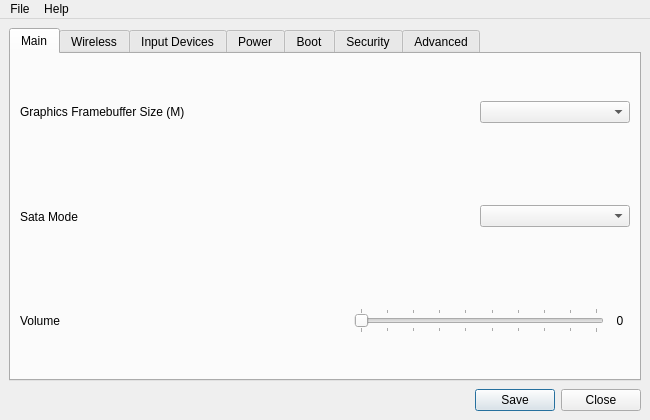
<?xml version="1.0" encoding="UTF-8"?>
<ui version="4.0">
 <class>corevantage</class>
 <widget class="QMainWindow" name="corevantage">
  <property name="geometry">
   <rect>
    <x>0</x>
    <y>0</y>
    <width>650</width>
    <height>420</height>
   </rect>
  </property>
  <property name="sizePolicy">
   <sizepolicy hsizetype="Fixed" vsizetype="Fixed">
    <horstretch>0</horstretch>
    <verstretch>0</verstretch>
   </sizepolicy>
  </property>
  <property name="minimumSize">
   <size>
    <width>650</width>
    <height>420</height>
   </size>
  </property>
  <property name="maximumSize">
   <size>
    <width>650</width>
    <height>420</height>
   </size>
  </property>
  <property name="focusPolicy">
   <enum>Qt::NoFocus</enum>
  </property>
  <property name="windowTitle">
   <string>corevantage</string>
  </property>
  <widget class="QWidget" name="centralwidget">
   <layout class="QVBoxLayout" name="verticalLayout">
    <property name="spacing">
     <number>8</number>
    </property>
    <item>
     <widget class="QTabWidget" name="tabWidget">
      <property name="autoFillBackground">
       <bool>false</bool>
      </property>
      <property name="currentIndex">
       <number>0</number>
      </property>
      <widget class="QWidget" name="tab_1">
       <attribute name="title">
        <string>Main</string>
       </attribute>
       <layout class="QVBoxLayout" name="verticalLayout_2">
        <item>
         <layout class="QHBoxLayout" name="horizontalLayout">
          <item>
           <widget class="QLabel" name="gfxLabel">
            <property name="sizePolicy">
             <sizepolicy hsizetype="Preferred" vsizetype="Expanding">
              <horstretch>0</horstretch>
              <verstretch>0</verstretch>
             </sizepolicy>
            </property>
            <property name="layoutDirection">
             <enum>Qt::LeftToRight</enum>
            </property>
            <property name="text">
             <string>Graphics Framebuffer Size (M)</string>
            </property>
            <property name="alignment">
             <set>Qt::AlignLeading|Qt::AlignLeft|Qt::AlignVCenter</set>
            </property>
            <property name="margin">
             <number>5</number>
            </property>
           </widget>
          </item>
          <item>
           <widget class="QComboBox" name="gfxCombo">
            <property name="maximumSize">
             <size>
              <width>150</width>
              <height>16777215</height>
             </size>
            </property>
           </widget>
          </item>
         </layout>
        </item>
        <item>
         <layout class="QHBoxLayout" name="horizontalLayout_2">
          <item>
           <widget class="QLabel" name="sataLabel">
            <property name="sizePolicy">
             <sizepolicy hsizetype="Preferred" vsizetype="Expanding">
              <horstretch>0</horstretch>
              <verstretch>0</verstretch>
             </sizepolicy>
            </property>
            <property name="layoutDirection">
             <enum>Qt::LeftToRight</enum>
            </property>
            <property name="text">
             <string>Sata Mode</string>
            </property>
            <property name="alignment">
             <set>Qt::AlignLeading|Qt::AlignLeft|Qt::AlignVCenter</set>
            </property>
            <property name="margin">
             <number>5</number>
            </property>
           </widget>
          </item>
          <item>
           <widget class="QComboBox" name="sataCombo">
            <property name="maximumSize">
             <size>
              <width>150</width>
              <height>16777215</height>
             </size>
            </property>
           </widget>
          </item>
         </layout>
        </item>
        <item>
         <layout class="QHBoxLayout" name="horizontalLayout_3">
          <item>
           <widget class="QLabel" name="volumeLabel">
            <property name="sizePolicy">
             <sizepolicy hsizetype="Preferred" vsizetype="Expanding">
              <horstretch>0</horstretch>
              <verstretch>0</verstretch>
             </sizepolicy>
            </property>
            <property name="layoutDirection">
             <enum>Qt::LeftToRight</enum>
            </property>
            <property name="text">
             <string>Volume</string>
            </property>
            <property name="alignment">
             <set>Qt::AlignLeading|Qt::AlignLeft|Qt::AlignVCenter</set>
            </property>
            <property name="margin">
             <number>5</number>
            </property>
           </widget>
          </item>
          <item>
           <widget class="QSlider" name="volumeSlider">
            <property name="sizePolicy">
             <sizepolicy hsizetype="Expanding" vsizetype="Maximum">
              <horstretch>0</horstretch>
              <verstretch>0</verstretch>
             </sizepolicy>
            </property>
            <property name="maximumSize">
             <size>
              <width>250</width>
              <height>16777215</height>
             </size>
            </property>
            <property name="maximum">
             <number>9</number>
            </property>
            <property name="orientation">
             <enum>Qt::Horizontal</enum>
            </property>
            <property name="tickPosition">
             <enum>QSlider::TicksBothSides</enum>
            </property>
           </widget>
          </item>
          <item>
           <widget class="QLabel" name="volumeValue">
            <property name="maximumSize">
             <size>
              <width>20</width>
              <height>16777215</height>
             </size>
            </property>
            <property name="text">
             <string>0</string>
            </property>
            <property name="alignment">
             <set>Qt::AlignCenter</set>
            </property>
           </widget>
          </item>
         </layout>
        </item>
       </layout>
      </widget>
      <widget class="QWidget" name="tab_2">
       <attribute name="title">
        <string>Wireless</string>
       </attribute>
       <layout class="QGridLayout" name="gridLayout_2">
        <item row="0" column="0">
         <layout class="QVBoxLayout" name="verticalLayout_3">
          <item>
           <layout class="QHBoxLayout" name="horizontalLayout_6">
            <item>
             <widget class="QLabel" name="wlanLabel">
              <property name="sizePolicy">
               <sizepolicy hsizetype="Preferred" vsizetype="Expanding">
                <horstretch>0</horstretch>
                <verstretch>0</verstretch>
               </sizepolicy>
              </property>
              <property name="maximumSize">
               <size>
                <width>16777215</width>
                <height>16777215</height>
               </size>
              </property>
              <property name="layoutDirection">
               <enum>Qt::LeftToRight</enum>
              </property>
              <property name="text">
               <string>Wireless LAN</string>
              </property>
              <property name="alignment">
               <set>Qt::AlignLeading|Qt::AlignLeft|Qt::AlignVCenter</set>
              </property>
              <property name="margin">
               <number>5</number>
              </property>
             </widget>
            </item>
            <item>
             <widget class="QCheckBox" name="wlanBox">
              <property name="maximumSize">
               <size>
                <width>115</width>
                <height>16777215</height>
               </size>
              </property>
              <property name="layoutDirection">
               <enum>Qt::LeftToRight</enum>
              </property>
              <property name="text">
               <string>Enabled</string>
              </property>
             </widget>
            </item>
           </layout>
          </item>
          <item>
           <layout class="QHBoxLayout" name="horizontalLayout_7">
            <item>
             <widget class="QLabel" name="btLabel">
              <property name="sizePolicy">
               <sizepolicy hsizetype="Preferred" vsizetype="Expanding">
                <horstretch>0</horstretch>
                <verstretch>0</verstretch>
               </sizepolicy>
              </property>
              <property name="maximumSize">
               <size>
                <width>16777215</width>
                <height>16777215</height>
               </size>
              </property>
              <property name="layoutDirection">
               <enum>Qt::LeftToRight</enum>
              </property>
              <property name="text">
               <string>Bluetooth</string>
              </property>
              <property name="alignment">
               <set>Qt::AlignLeading|Qt::AlignLeft|Qt::AlignVCenter</set>
              </property>
              <property name="margin">
               <number>5</number>
              </property>
             </widget>
            </item>
            <item>
             <widget class="QCheckBox" name="btBox">
              <property name="maximumSize">
               <size>
                <width>115</width>
                <height>16777215</height>
               </size>
              </property>
              <property name="text">
               <string>Enabled</string>
              </property>
             </widget>
            </item>
           </layout>
          </item>
          <item>
           <layout class="QHBoxLayout" name="horizontalLayout_8">
            <item>
             <widget class="QLabel" name="wwanLabel">
              <property name="sizePolicy">
               <sizepolicy hsizetype="Preferred" vsizetype="Expanding">
                <horstretch>0</horstretch>
                <verstretch>0</verstretch>
               </sizepolicy>
              </property>
              <property name="maximumSize">
               <size>
                <width>16777215</width>
                <height>16777215</height>
               </size>
              </property>
              <property name="layoutDirection">
               <enum>Qt::LeftToRight</enum>
              </property>
              <property name="text">
               <string>Wireless WAN</string>
              </property>
              <property name="alignment">
               <set>Qt::AlignLeading|Qt::AlignLeft|Qt::AlignVCenter</set>
              </property>
              <property name="margin">
               <number>5</number>
              </property>
             </widget>
            </item>
            <item>
             <widget class="QCheckBox" name="wwanBox">
              <property name="maximumSize">
               <size>
                <width>115</width>
                <height>16777215</height>
               </size>
              </property>
              <property name="text">
               <string>Enabled</string>
              </property>
             </widget>
            </item>
           </layout>
          </item>
         </layout>
        </item>
       </layout>
      </widget>
      <widget class="QWidget" name="tab_3">
       <attribute name="title">
        <string>Input Devices</string>
       </attribute>
       <layout class="QVBoxLayout" name="verticalLayout_4">
        <item>
         <layout class="QHBoxLayout" name="horizontalLayout_9">
          <item>
           <widget class="QLabel" name="trackpointLabel">
            <property name="sizePolicy">
             <sizepolicy hsizetype="Preferred" vsizetype="Expanding">
              <horstretch>0</horstretch>
              <verstretch>0</verstretch>
             </sizepolicy>
            </property>
            <property name="maximumSize">
             <size>
              <width>16777215</width>
              <height>16777215</height>
             </size>
            </property>
            <property name="layoutDirection">
             <enum>Qt::LeftToRight</enum>
            </property>
            <property name="text">
             <string>Trackpoint</string>
            </property>
            <property name="alignment">
             <set>Qt::AlignLeading|Qt::AlignLeft|Qt::AlignVCenter</set>
            </property>
            <property name="margin">
             <number>5</number>
            </property>
           </widget>
          </item>
          <item>
           <widget class="QCheckBox" name="trackpointBox">
            <property name="maximumSize">
             <size>
              <width>115</width>
              <height>16777215</height>
             </size>
            </property>
            <property name="layoutDirection">
             <enum>Qt::LeftToRight</enum>
            </property>
            <property name="text">
             <string>Enabled</string>
            </property>
           </widget>
          </item>
         </layout>
        </item>
        <item>
         <layout class="QHBoxLayout" name="horizontalLayout_19">
          <item>
           <widget class="QLabel" name="touchpadLabel">
            <property name="sizePolicy">
             <sizepolicy hsizetype="Preferred" vsizetype="Expanding">
              <horstretch>0</horstretch>
              <verstretch>0</verstretch>
             </sizepolicy>
            </property>
            <property name="maximumSize">
             <size>
              <width>16777215</width>
              <height>16777215</height>
             </size>
            </property>
            <property name="layoutDirection">
             <enum>Qt::LeftToRight</enum>
            </property>
            <property name="text">
             <string>Touchpad</string>
            </property>
            <property name="alignment">
             <set>Qt::AlignLeading|Qt::AlignLeft|Qt::AlignVCenter</set>
            </property>
            <property name="margin">
             <number>5</number>
            </property>
           </widget>
          </item>
          <item>
           <widget class="QCheckBox" name="touchpadBox">
            <property name="maximumSize">
             <size>
              <width>115</width>
              <height>16777215</height>
             </size>
            </property>
            <property name="text">
             <string>Enabled</string>
            </property>
           </widget>
          </item>
         </layout>
        </item>
        <item>
         <layout class="QHBoxLayout" name="horizontalLayout_10">
          <item>
           <widget class="QLabel" name="swapLabel">
            <property name="sizePolicy">
             <sizepolicy hsizetype="Preferred" vsizetype="Expanding">
              <horstretch>0</horstretch>
              <verstretch>0</verstretch>
             </sizepolicy>
            </property>
            <property name="maximumSize">
             <size>
              <width>16777215</width>
              <height>16777215</height>
             </size>
            </property>
            <property name="layoutDirection">
             <enum>Qt::LeftToRight</enum>
            </property>
            <property name="text">
             <string>Function-Control Swap</string>
            </property>
            <property name="alignment">
             <set>Qt::AlignLeading|Qt::AlignLeft|Qt::AlignVCenter</set>
            </property>
            <property name="margin">
             <number>5</number>
            </property>
           </widget>
          </item>
          <item>
           <widget class="QCheckBox" name="swapBox">
            <property name="enabled">
             <bool>true</bool>
            </property>
            <property name="maximumSize">
             <size>
              <width>115</width>
              <height>16777215</height>
             </size>
            </property>
            <property name="text">
             <string>Enabled</string>
            </property>
           </widget>
          </item>
         </layout>
        </item>
        <item>
         <layout class="QHBoxLayout" name="horizontalLayout_11">
          <item>
           <widget class="QLabel" name="stickyLabel">
            <property name="sizePolicy">
             <sizepolicy hsizetype="Preferred" vsizetype="Expanding">
              <horstretch>0</horstretch>
              <verstretch>0</verstretch>
             </sizepolicy>
            </property>
            <property name="maximumSize">
             <size>
              <width>16777215</width>
              <height>16777215</height>
             </size>
            </property>
            <property name="layoutDirection">
             <enum>Qt::LeftToRight</enum>
            </property>
            <property name="text">
             <string>Sticky Function Key</string>
            </property>
            <property name="alignment">
             <set>Qt::AlignLeading|Qt::AlignLeft|Qt::AlignVCenter</set>
            </property>
            <property name="margin">
             <number>5</number>
            </property>
           </widget>
          </item>
          <item>
           <widget class="QCheckBox" name="stickyBox">
            <property name="maximumSize">
             <size>
              <width>115</width>
              <height>16777215</height>
             </size>
            </property>
            <property name="text">
             <string>Enabled</string>
            </property>
           </widget>
          </item>
         </layout>
        </item>
       </layout>
      </widget>
      <widget class="QWidget" name="tab_4">
       <attribute name="title">
        <string>Power</string>
       </attribute>
       <layout class="QVBoxLayout" name="verticalLayout_5">
        <item>
         <layout class="QHBoxLayout" name="horizontalLayout_23">
          <item>
           <widget class="QLabel" name="gfxCardLabel">
            <property name="sizePolicy">
             <sizepolicy hsizetype="Preferred" vsizetype="Expanding">
              <horstretch>0</horstretch>
              <verstretch>0</verstretch>
             </sizepolicy>
            </property>
            <property name="maximumSize">
             <size>
              <width>16777215</width>
              <height>16777215</height>
             </size>
            </property>
            <property name="layoutDirection">
             <enum>Qt::LeftToRight</enum>
            </property>
            <property name="text">
             <string>Hybrid Graphics Mode</string>
            </property>
            <property name="alignment">
             <set>Qt::AlignLeading|Qt::AlignLeft|Qt::AlignVCenter</set>
            </property>
            <property name="margin">
             <number>5</number>
            </property>
           </widget>
          </item>
          <item>
           <widget class="QComboBox" name="gfxCardCombo">
            <property name="maximumSize">
             <size>
              <width>150</width>
              <height>16777215</height>
             </size>
            </property>
            <property name="sizeIncrement">
             <size>
              <width>0</width>
              <height>0</height>
             </size>
            </property>
           </widget>
          </item>
         </layout>
        </item>
        <item>
         <layout class="QHBoxLayout" name="horizontalLayout_12">
          <item>
           <widget class="QLabel" name="pmbeepLabel">
            <property name="sizePolicy">
             <sizepolicy hsizetype="Preferred" vsizetype="Expanding">
              <horstretch>0</horstretch>
              <verstretch>0</verstretch>
             </sizepolicy>
            </property>
            <property name="maximumSize">
             <size>
              <width>16777215</width>
              <height>16777215</height>
             </size>
            </property>
            <property name="layoutDirection">
             <enum>Qt::LeftToRight</enum>
            </property>
            <property name="text">
             <string>Power Management Beeps</string>
            </property>
            <property name="alignment">
             <set>Qt::AlignLeading|Qt::AlignLeft|Qt::AlignVCenter</set>
            </property>
            <property name="margin">
             <number>5</number>
            </property>
           </widget>
          </item>
          <item>
           <widget class="QCheckBox" name="pmbeepBox">
            <property name="maximumSize">
             <size>
              <width>115</width>
              <height>16777215</height>
             </size>
            </property>
            <property name="layoutDirection">
             <enum>Qt::LeftToRight</enum>
            </property>
            <property name="text">
             <string>Enabled</string>
            </property>
           </widget>
          </item>
         </layout>
        </item>
        <item>
         <layout class="QHBoxLayout" name="horizontalLayout_18">
          <item>
           <widget class="QLabel" name="usbAOLabel">
            <property name="sizePolicy">
             <sizepolicy hsizetype="Preferred" vsizetype="Expanding">
              <horstretch>0</horstretch>
              <verstretch>0</verstretch>
             </sizepolicy>
            </property>
            <property name="maximumSize">
             <size>
              <width>16777215</width>
              <height>16777215</height>
             </size>
            </property>
            <property name="layoutDirection">
             <enum>Qt::LeftToRight</enum>
            </property>
            <property name="text">
             <string>USB Always On</string>
            </property>
            <property name="alignment">
             <set>Qt::AlignLeading|Qt::AlignLeft|Qt::AlignVCenter</set>
            </property>
            <property name="margin">
             <number>5</number>
            </property>
           </widget>
          </item>
          <item>
           <widget class="QComboBox" name="usbAOCombo">
            <property name="maximumSize">
             <size>
              <width>150</width>
              <height>16777215</height>
             </size>
            </property>
            <property name="sizeIncrement">
             <size>
              <width>0</width>
              <height>0</height>
             </size>
            </property>
           </widget>
          </item>
         </layout>
        </item>
        <item>
         <layout class="QHBoxLayout" name="horizontalLayout_15">
          <item>
           <widget class="QLabel" name="batteryLabel">
            <property name="sizePolicy">
             <sizepolicy hsizetype="Preferred" vsizetype="Expanding">
              <horstretch>0</horstretch>
              <verstretch>0</verstretch>
             </sizepolicy>
            </property>
            <property name="maximumSize">
             <size>
              <width>16777215</width>
              <height>16777215</height>
             </size>
            </property>
            <property name="layoutDirection">
             <enum>Qt::LeftToRight</enum>
            </property>
            <property name="text">
             <string>First Battery</string>
            </property>
            <property name="alignment">
             <set>Qt::AlignLeading|Qt::AlignLeft|Qt::AlignVCenter</set>
            </property>
            <property name="margin">
             <number>5</number>
            </property>
           </widget>
          </item>
          <item>
           <widget class="QComboBox" name="batteryCombo">
            <property name="maximumSize">
             <size>
              <width>150</width>
              <height>16777215</height>
             </size>
            </property>
            <property name="sizeIncrement">
             <size>
              <width>0</width>
              <height>0</height>
             </size>
            </property>
           </widget>
          </item>
         </layout>
        </item>
       </layout>
      </widget>
      <widget class="QWidget" name="tab_5">
       <attribute name="title">
        <string>Boot</string>
       </attribute>
       <layout class="QVBoxLayout" name="verticalLayout_6">
        <item>
         <layout class="QHBoxLayout" name="horizontalLayout_16">
          <item>
           <widget class="QLabel" name="bootLabel">
            <property name="sizePolicy">
             <sizepolicy hsizetype="Preferred" vsizetype="Expanding">
              <horstretch>0</horstretch>
              <verstretch>0</verstretch>
             </sizepolicy>
            </property>
            <property name="maximumSize">
             <size>
              <width>16777215</width>
              <height>16777215</height>
             </size>
            </property>
            <property name="layoutDirection">
             <enum>Qt::LeftToRight</enum>
            </property>
            <property name="text">
             <string>Boot Option</string>
            </property>
            <property name="alignment">
             <set>Qt::AlignLeading|Qt::AlignLeft|Qt::AlignVCenter</set>
            </property>
            <property name="margin">
             <number>5</number>
            </property>
           </widget>
          </item>
          <item>
           <widget class="QComboBox" name="bootCombo">
            <property name="maximumSize">
             <size>
              <width>150</width>
              <height>16777215</height>
             </size>
            </property>
           </widget>
          </item>
         </layout>
        </item>
        <item>
         <layout class="QHBoxLayout" name="horizontalLayout_14">
          <item>
           <widget class="QLabel" name="acAttachLabel">
            <property name="sizePolicy">
             <sizepolicy hsizetype="Preferred" vsizetype="Expanding">
              <horstretch>0</horstretch>
              <verstretch>0</verstretch>
             </sizepolicy>
            </property>
            <property name="maximumSize">
             <size>
              <width>16777215</width>
              <height>16777215</height>
             </size>
            </property>
            <property name="layoutDirection">
             <enum>Qt::LeftToRight</enum>
            </property>
            <property name="text">
             <string>Power On AC Attach</string>
            </property>
            <property name="alignment">
             <set>Qt::AlignLeading|Qt::AlignLeft|Qt::AlignVCenter</set>
            </property>
            <property name="margin">
             <number>5</number>
            </property>
           </widget>
          </item>
          <item>
           <widget class="QCheckBox" name="acAttachBox">
            <property name="maximumSize">
             <size>
              <width>115</width>
              <height>16777215</height>
             </size>
            </property>
            <property name="text">
             <string>Enabled</string>
            </property>
           </widget>
          </item>
         </layout>
        </item>
        <item>
         <layout class="QHBoxLayout" name="horizontalLayout_4">
          <item>
           <widget class="QLabel" name="rebootLabel">
            <property name="sizePolicy">
             <sizepolicy hsizetype="Preferred" vsizetype="Expanding">
              <horstretch>0</horstretch>
              <verstretch>0</verstretch>
             </sizepolicy>
            </property>
            <property name="layoutDirection">
             <enum>Qt::LeftToRight</enum>
            </property>
            <property name="text">
             <string>Reboot Counter</string>
            </property>
            <property name="alignment">
             <set>Qt::AlignLeading|Qt::AlignLeft|Qt::AlignVCenter</set>
            </property>
            <property name="margin">
             <number>5</number>
            </property>
           </widget>
          </item>
          <item>
           <widget class="QSlider" name="rebootSlider">
            <property name="sizePolicy">
             <sizepolicy hsizetype="Expanding" vsizetype="Maximum">
              <horstretch>0</horstretch>
              <verstretch>0</verstretch>
             </sizepolicy>
            </property>
            <property name="maximumSize">
             <size>
              <width>200</width>
              <height>16777215</height>
             </size>
            </property>
            <property name="maximum">
             <number>4</number>
            </property>
            <property name="orientation">
             <enum>Qt::Horizontal</enum>
            </property>
            <property name="tickPosition">
             <enum>QSlider::TicksBothSides</enum>
            </property>
           </widget>
          </item>
          <item>
           <widget class="QLabel" name="rebootValue">
            <property name="maximumSize">
             <size>
              <width>20</width>
              <height>16777215</height>
             </size>
            </property>
            <property name="text">
             <string>0</string>
            </property>
            <property name="alignment">
             <set>Qt::AlignCenter</set>
            </property>
           </widget>
          </item>
         </layout>
        </item>
       </layout>
      </widget>
      <widget class="QWidget" name="tab">
       <attribute name="title">
        <string>Security</string>
       </attribute>
       <layout class="QVBoxLayout" name="verticalLayout_8">
        <item>
         <layout class="QHBoxLayout" name="horizontalLayout_21">
          <item>
           <widget class="QLabel" name="meStateLabel">
            <property name="sizePolicy">
             <sizepolicy hsizetype="Preferred" vsizetype="Expanding">
              <horstretch>0</horstretch>
              <verstretch>0</verstretch>
             </sizepolicy>
            </property>
            <property name="maximumSize">
             <size>
              <width>16777215</width>
              <height>110</height>
             </size>
            </property>
            <property name="layoutDirection">
             <enum>Qt::LeftToRight</enum>
            </property>
            <property name="text">
             <string>Management Engine (ME) State</string>
            </property>
            <property name="alignment">
             <set>Qt::AlignLeading|Qt::AlignLeft|Qt::AlignVCenter</set>
            </property>
            <property name="margin">
             <number>5</number>
            </property>
           </widget>
          </item>
          <item>
           <widget class="QComboBox" name="meStateCombo">
            <property name="maximumSize">
             <size>
              <width>150</width>
              <height>16777215</height>
             </size>
            </property>
           </widget>
          </item>
         </layout>
        </item>
        <item>
         <layout class="QHBoxLayout" name="horizontalLayout_5">
          <item>
           <widget class="QLabel" name="meResetLabel">
            <property name="sizePolicy">
             <sizepolicy hsizetype="Preferred" vsizetype="Expanding">
              <horstretch>0</horstretch>
              <verstretch>0</verstretch>
             </sizepolicy>
            </property>
            <property name="maximumSize">
             <size>
              <width>16777215</width>
              <height>110</height>
             </size>
            </property>
            <property name="layoutDirection">
             <enum>Qt::LeftToRight</enum>
            </property>
            <property name="text">
             <string>ME Reset Counter</string>
            </property>
            <property name="alignment">
             <set>Qt::AlignLeading|Qt::AlignLeft|Qt::AlignVCenter</set>
            </property>
            <property name="margin">
             <number>5</number>
            </property>
           </widget>
          </item>
          <item>
           <widget class="QSlider" name="meResetSlider">
            <property name="sizePolicy">
             <sizepolicy hsizetype="Expanding" vsizetype="Maximum">
              <horstretch>0</horstretch>
              <verstretch>0</verstretch>
             </sizepolicy>
            </property>
            <property name="maximumSize">
             <size>
              <width>200</width>
              <height>16777215</height>
             </size>
            </property>
            <property name="maximum">
             <number>3</number>
            </property>
            <property name="orientation">
             <enum>Qt::Horizontal</enum>
            </property>
            <property name="tickPosition">
             <enum>QSlider::TicksBothSides</enum>
            </property>
           </widget>
          </item>
          <item>
           <widget class="QLabel" name="meResetValue">
            <property name="maximumSize">
             <size>
              <width>20</width>
              <height>16777215</height>
             </size>
            </property>
            <property name="text">
             <string>0</string>
            </property>
            <property name="alignment">
             <set>Qt::AlignCenter</set>
            </property>
           </widget>
          </item>
         </layout>
        </item>
       </layout>
      </widget>
      <widget class="QWidget" name="tab_6">
       <attribute name="title">
        <string>Advanced</string>
       </attribute>
       <layout class="QVBoxLayout" name="verticalLayout_7">
        <item>
         <layout class="QHBoxLayout" name="horizontalLayout_20">
          <item>
           <widget class="QLabel" name="debugLabel">
            <property name="sizePolicy">
             <sizepolicy hsizetype="Preferred" vsizetype="Expanding">
              <horstretch>0</horstretch>
              <verstretch>0</verstretch>
             </sizepolicy>
            </property>
            <property name="maximumSize">
             <size>
              <width>16777215</width>
              <height>110</height>
             </size>
            </property>
            <property name="layoutDirection">
             <enum>Qt::LeftToRight</enum>
            </property>
            <property name="text">
             <string>Debug Level</string>
            </property>
            <property name="alignment">
             <set>Qt::AlignLeading|Qt::AlignLeft|Qt::AlignVCenter</set>
            </property>
            <property name="margin">
             <number>5</number>
            </property>
           </widget>
          </item>
          <item>
           <widget class="QComboBox" name="debugCombo">
            <property name="maximumSize">
             <size>
              <width>150</width>
              <height>16777215</height>
             </size>
            </property>
           </widget>
          </item>
         </layout>
        </item>
        <item>
         <layout class="QHBoxLayout" name="horizontalLayout_17">
          <item>
           <widget class="QLabel" name="nmiLabel">
            <property name="sizePolicy">
             <sizepolicy hsizetype="Preferred" vsizetype="Expanding">
              <horstretch>0</horstretch>
              <verstretch>0</verstretch>
             </sizepolicy>
            </property>
            <property name="maximumSize">
             <size>
              <width>16777215</width>
              <height>110</height>
             </size>
            </property>
            <property name="layoutDirection">
             <enum>Qt::LeftToRight</enum>
            </property>
            <property name="text">
             <string>Non-Maskable Interrupts</string>
            </property>
            <property name="alignment">
             <set>Qt::AlignLeading|Qt::AlignLeft|Qt::AlignVCenter</set>
            </property>
            <property name="margin">
             <number>5</number>
            </property>
           </widget>
          </item>
          <item>
           <widget class="QCheckBox" name="nmiBox">
            <property name="maximumSize">
             <size>
              <width>115</width>
              <height>16777215</height>
             </size>
            </property>
            <property name="layoutDirection">
             <enum>Qt::LeftToRight</enum>
            </property>
            <property name="text">
             <string>Enabled</string>
            </property>
           </widget>
          </item>
         </layout>
        </item>
       </layout>
      </widget>
     </widget>
    </item>
    <item>
     <widget class="QDialogButtonBox" name="confirmBox">
      <property name="standardButtons">
       <set>QDialogButtonBox::Close|QDialogButtonBox::Save</set>
      </property>
     </widget>
    </item>
   </layout>
  </widget>
  <widget class="QMenuBar" name="menubar">
   <property name="geometry">
    <rect>
     <x>0</x>
     <y>0</y>
     <width>650</width>
     <height>20</height>
    </rect>
   </property>
   <widget class="QMenu" name="menuFile">
    <property name="title">
     <string>File</string>
    </property>
    <addaction name="actionSave_to_File"/>
    <addaction name="actionImport_from_File"/>
    <addaction name="separator"/>
    <addaction name="actionSave_and_Exit"/>
    <addaction name="actionExit"/>
   </widget>
   <widget class="QMenu" name="menuHelp">
    <property name="title">
     <string>Help</string>
    </property>
    <addaction name="actionInformation"/>
    <addaction name="separator"/>
    <addaction name="actionAbout_2"/>
   </widget>
   <addaction name="menuFile"/>
   <addaction name="menuHelp"/>
  </widget>
  <action name="actionInformation">
   <property name="text">
    <string>Information</string>
   </property>
  </action>
  <action name="actionAbout">
   <property name="text">
    <string>About</string>
   </property>
  </action>
  <action name="actionAbout_2">
   <property name="text">
    <string>About</string>
   </property>
  </action>
  <action name="actionSave_to_File">
   <property name="text">
    <string>Save to File...</string>
   </property>
  </action>
  <action name="actionImport_from_File">
   <property name="text">
    <string>Import from File...</string>
   </property>
  </action>
  <action name="actionExit">
   <property name="text">
    <string>Exit</string>
   </property>
  </action>
  <action name="actionSave_and_Exit">
   <property name="text">
    <string>Save and Exit</string>
   </property>
  </action>
 </widget>
 <resources/>
 <connections/>
</ui>
